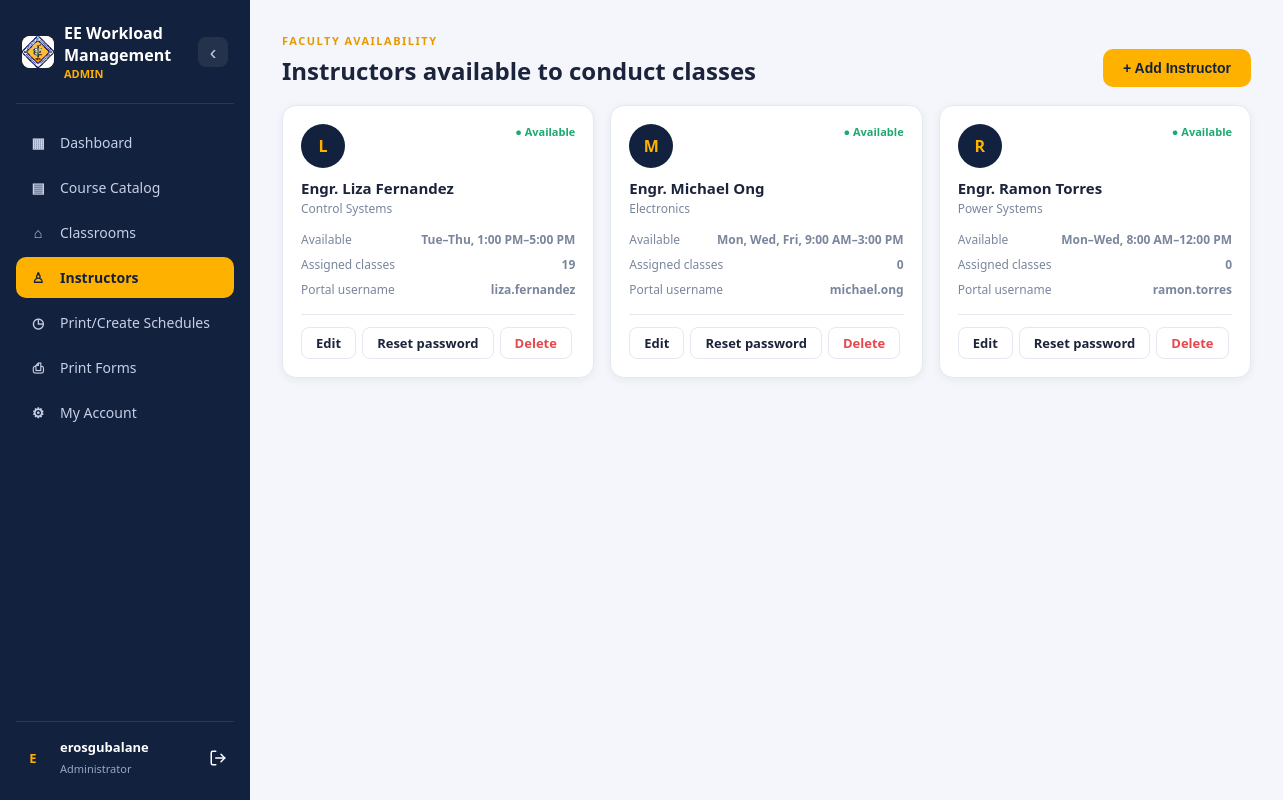
Screenshot of /admin/instructors.php (signed in) with the database file from the repository.
### tables this page shows
CREATE TABLE `faculty` (
  `faculty_id` int(11) NOT NULL,
  `username` varchar(255) NOT NULL,
  `faculty_name` varchar(100) NOT NULL,
  `specialty` varchar(100) DEFAULT NULL,
  `available_days` varchar(30) DEFAULT NULL,
  `available_from` time DEFAULT NULL,
  `available_to` time DEFAULT NULL,
  `password` varchar(255) NOT NULL,
  `must_change_password` tinyint(1) NOT NULL DEFAULT 0,
  `role` varchar(255) NOT NULL
);

### includes/ui.php (called while the page is built, shortened)
<?php
if (!function_exists('h')) {
    function h($v) { return htmlspecialchars((string)$v, ENT_QUOTES, 'UTF-8'); }
}

### admin/instructors.php (the view, shortened to what this page needs)
<?php
require '../includes/ui.php';
$db = new database();
$conn = $db->connect();
function fmtDays(?string $csv): string {
    $picked = array_values(array_intersect(DAY_KEYS, array_filter(explode(',', (string)$csv))));
    $idx = array_map(fn($d) => array_search($d, DAY_KEYS), $picked);
    $runs = []; $start = $prev = $idx[0];
    foreach (array_slice($idx, 1) as $i) {
        if ($i === $prev + 1) { $prev = $i; continue; }
        $runs[] = [$start, $prev]; $start = $prev = $i;
    }
    $runs[] = [$start, $prev];
    return implode(', ', array_map(function ($r) {
        [$a, $b] = $r;
        if ($a === $b) return DAY_KEYS[$a];
        return $b - $a === 1 ? DAY_KEYS[$a] . ', ' . DAY_KEYS[$b] : DAY_KEYS[$a] . '–' . DAY_KEYS[$b];
    }, $runs));
}
function fmtTime(?string $t): string {
    return $t ? date('g:i A', strtotime($t)) : '';
}
function fmtAvailability(array $i): string {
    $days = fmtDays($i['available_days'] ?? '');
    return $days . ', ' . fmtTime($i['available_from']) . '–' . fmtTime($i['available_to']);
}
function initialOf(string $name): string {
    $clean = preg_replace('/^(engr|dr|prof|mr|ms|mrs)\.?\s+/i', '', trim($name));
    return strtoupper(mb_substr($clean, 0, 1)) ?: '?';
}
require '../includes/header.php';
$needsMigration = false;
$instructors = [];
try {
    $instructors = $conn->query(
        "SELECT f.faculty_id, f.username, f.faculty_name, f.specialty, f.available_days, f.available_from, f.available_to,
                COUNT(s.schedule_id) AS classes
         FROM faculty f
         LEFT JOIN schedules s ON s.faculty_id = f.faculty_id
         GROUP BY f.faculty_id
         ORDER BY f.faculty_name"
    )->fetch_all(MYSQLI_ASSOC);
} catch (mysqli_sql_exception $e) {
    $needsMigration = true;
}
?>
<link rel="stylesheet" href="../assets/ui.css">
<section class="page-section">
<div class="section-heading">
    <div><span class="eyebrow">FACULTY AVAILABILITY</span><h2>Instructors available to conduct classes</h2></div>
    <?php if (!$needsMigration): ?><button class="primary-btn" id="openAddInstructor" type="button">+ Add Instructor</button><?php endif; ?>
</div>
<div class="instructor-grid">
<?php foreach ($instructors as $i): ?>
<div class="instructor-card">
    <div class="faculty-avatar"><?= h(initialOf($i['faculty_name'])) ?></div>
    <div class="faculty-info">
        <h3><?= h($i['faculty_name']) ?></h3>
        <p><?= h($i['specialty'] ?: 'No specialty set') ?></p>
        <div class="faculty-row"><span>Available</span><b><?= h(fmtAvailability($i)) ?></b></div>
        <div class="faculty-row"><span>Assigned classes</span><b><?= (int)$i['classes'] ?></b></div>
        <div class="faculty-row"><span>Portal username</span><b><?= h($i['username']) ?></b></div>
        <div class="card-actions">
            <div class="btn-pair">
                <a href="?edit=<?= (int)$i['faculty_id'] ?>" class="outline-btn js-edit-instructor"
                   data-id="<?= (int)$i['faculty_id'] ?>" data-name="<?= h($i['faculty_name']) ?>" data-specialty="<?= h($i['specialty']) ?>"
                   data-days="<?= h($i['available_days']) ?>" data-from="<?= h(substr((string)$i['available_from'], 0, 5)) ?>" data-to="<?= h(substr((string)$i['available_to'], 0, 5)) ?>">Edit</a>
                <form method="post" data-confirm="Issue a new temporary password for <?= h($i['faculty_name']) ?>? Their current password stops working." data-confirm-ok="Reset">
                    <button type="submit" class="outline-btn">Reset password</button>
                </form>
                <form method="post" data-confirm="Remove <?= h($i['faculty_name']) ?>? Their <?= (int)$i['classes'] ?> class(es) will become unassigned.">
                    <button type="submit" class="outline-btn danger">Delete</button>
                </form>
            </div>
        </div>
    </div>
    <span class="online-dot">● Available</span>
</div>
<?php endforeach; ?>
</div>
</section>
<?php require '../includes/footer.php'; ?>

### assets/style.css (style rules this page uses)
:root { --navy:#12213d; --navy-2:#1b2a4a; --amber:#ffb100; --amber-dark:#e69900; --bg:#f4f6fb; --card:#ffffff; --border:#e4e8f1; --text:#1c243b; --muted:#7b869c; --green:#1fa971; --green-bg:#e6f7ef; --red:#e5484d; --red-bg:#fdecec; --radius:14px; --shadow:0 2px 10px rgba(20,30,60,.06); }
* { box-sizing:border-box }
body { margin:0;font-family:'Segoe UI',Roboto,Arial,sans-serif;background:var(--bg);color:var(--text);opacity:0;animation:pageFadeIn .45s ease forwards }
a { text-decoration:none;color:inherit }
.page-section { animation:fadeInUp .45s ease both }
.section-heading, .enrollment-head, .schedule-tools, .printable-schedule, .enroll-form-card { animation:fadeInUp .45s ease both }
.page-section { margin-bottom:28px }
.section-heading { display:flex;justify-content:space-between;align-items:flex-end;margin-bottom:18px;flex-wrap:wrap;gap:10px }
.eyebrow { font-size:11px;letter-spacing:1.5px;color:var(--amber-dark);font-weight:700 }
.section-heading h2 { margin:4px 0 0;font-size:24px }
.primary-btn { background:var(--amber);color:var(--navy);border:none;padding:11px 20px;border-radius:10px;font-weight:700;cursor:pointer;display:inline-flex;align-items:center;gap:8px;font-size:14px;transition:background-color .2s ease,transform .15s ease,box-shadow .2s ease }
.outline-btn { background:transparent;border:1.5px solid var(--border);color:var(--text);padding:8px 14px;border-radius:9px;font-weight:600;cursor:pointer;font-size:13px;transition:border-color .2s ease,transform .15s ease,background-color .2s ease }
.instructor-grid { display:grid;grid-template-columns:repeat(3,1fr);gap:16px }
.instructor-card { background:var(--card);border:1px solid var(--border);border-radius:var(--radius);padding:18px;box-shadow:var(--shadow);position:relative;transition:transform .2s ease,box-shadow .2s ease;animation:fadeInUp .4s ease both }
.instructor-grid .instructor-card:nth-child(1) { animation-delay:.03s }
.instructor-grid .instructor-card:nth-child(2) { animation-delay:.08s }
.instructor-grid .instructor-card:nth-child(3) { animation-delay:.13s }
.faculty-avatar { width:44px;height:44px;border-radius:50%;background:var(--navy);color:var(--amber);display:flex;align-items:center;justify-content:center;font-weight:700;margin-bottom:10px;transition:transform .2s ease }
.faculty-info h3 { margin:0 0 2px;font-size:15px }
.faculty-info p { margin:0 0 10px;color:var(--muted);font-size:12px }
.faculty-row { display:flex;justify-content:space-between;font-size:12px;color:var(--muted);padding:4px 0 }
.online-dot { position:absolute;top:18px;right:18px;font-size:11px;color:var(--green);font-weight:600 }

### assets/ui.css (style rules this page uses)
:root { --ui-ink: #14213d; --ui-muted: #64708a; --ui-line: #e3e8f2; --ui-bg: #f6f8fc; --ui-accent: #2457f5; --ui-accent-soft: #e8eeff; --ui-danger: #d6342c; --ui-danger-soft: #fdeceb; --ui-ok: #12a36f; --ui-ok-soft: #e3f6ee; --ui-ease: cubic-bezier(.22, 1, .36, 1); --ui-spring: cubic-bezier(.34, 1.45, .5, 1); }
.btn-pair { display: inline-flex; align-items: center; gap: 6px; margin-left: auto; }
.btn-pair form { margin: 0; display: inline-flex; }
.btn-pair .outline-btn { display: inline-flex; align-items: center; justify-content: center; height: 32px; padding: 0 14px; margin: 0; white-space: nowrap; border: 1.5px solid var(--ui-line); border-radius: 8px; background: #fff; color: var(--ui-ink); font: inherit; font-size: 13px; font-weight: 600; line-height: 1; text-decoration: none; cursor: pointer; transition: transform .2s var(--ui-spring), background .2s, border-color .2s, color .2s; }
.btn-pair .outline-btn.danger { color: var(--ui-danger); }
.card-actions { display: flex; margin-top: 12px; padding-top: 12px; border-top: 1px solid var(--ui-line); }
.card-actions .btn-pair { margin-left: 0; }
:root { --ui-ink: var(--text, #1c243b); --ui-muted: var(--muted, #7b869c); --ui-line: var(--border, #e4e8f1); --ui-bg: var(--bg, #f4f6fb); --ui-accent: var(--amber-dark, #e69900); --ui-accent-soft: #fff4e0; --ui-danger: var(--red, #e5484d); --ui-danger-soft: var(--red-bg, #fdecec); --ui-ok: var(--green, #1fa971); --ui-ok-soft: var(--green-bg, #e6f7ef); }

### rows the page displays
faculty: faculty_name "L", faculty_name "Engr. Liza Fernandez", specialty "Control Systems", fmtAvailability($i) "Tue–Thu, 1:00 PM–5:00 PM", classes "19", username "liza.fernandez"
faculty: faculty_name "M", faculty_name "Engr. Michael Ong", specialty "Electronics", fmtAvailability($i) "Mon, Wed, Fri, 9:00 AM–3:00 PM", classes "0", username "michael.ong"
faculty: faculty_name "R", faculty_name "Engr. Ramon Torres", specialty "Power Systems", fmtAvailability($i) "Mon–Wed, 8:00 AM–12:00 PM", classes "0", username "ramon.torres"

### other values shown
mb_substr($adminName, 0, 1) "E"
$adminName "erosgubalane"
